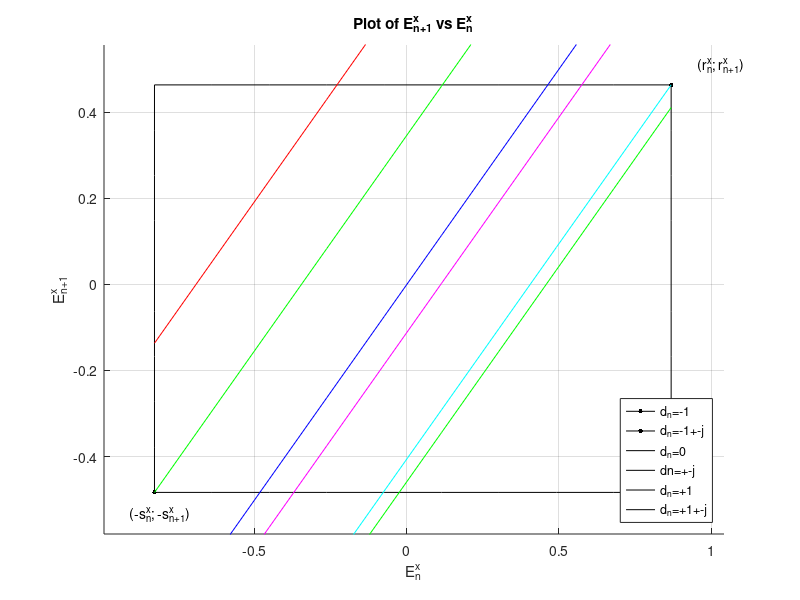
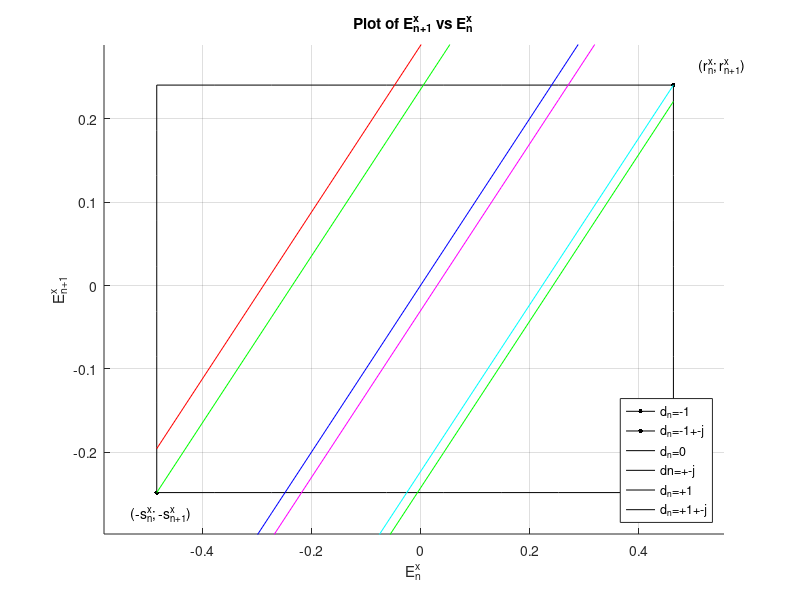

Here is the MATLAB script that generated these plots, in order:
   close all


   N  = 2;     % Number of steps in the BKM algorithm
   K  = 100;   % Number of terms to add to calculate rxn and sxn
   L  = 10;    % Number of points to plot Exn vs Exn+1


   %Calculate ln() and atan() LUTs
   n  = (1:N)';
   %d  = [0   j   -j  1-j 1   1+j -1-j -1  -1-j];
   d  = [ -1 -1-j -1+j  0  -j  +j  +1  +1-j +1-j];
   cc = ['r' 'g'  'g'  'b' 'm' 'm' 'c' 'g'  'g'];
   % d could be reduce to:
   d  = [ -1 -1+j  0  +j  +1  +1-j];
   cc = ['r' 'g'  'b' 'm' 'c' 'g'];
   dx = real(d);
   dy = imag(d);
   D  = length(d);

   % ln_lut_c es de NxD
   ln_lut_c = log( 1 + 2.^(-n) * d );

   ln_lut_x = real(ln_lut_c);
   ln_lut_r = (1/2) * log( 1 + 2.^(-n+1) * dx +  2.^(-2*n) * (dx.^2 + dy.^2) );
   ln_lut_y = imag(ln_lut_c);

   rx = zeros(N+1,1);   % rx is (N+1)x1
   sx = zeros(N+1,1);   % sx is (N+1)x1
   k  = zeros(N,K);     % k is NxK

   for n=(1:N+1);
      k(n,:)     = [zeros(1,n-1) (n:K)];
   end

   rx = sum( log( 1 + 2.^(-k) )                 .* (k>0) , 2);
   sx = sum( log( 1 - 2.^(-k+1) + 2.^(-2*k+1) ) .* (k>0) , 2) * -0.5;

   % Ex es de (N+1)xL
   Ex = linspace( -sx, rx, L );

   constant = ones(1,L);

   for n=(1:N);

      % create one figure for each step
      figure(n)
      grid on
      hold on

      % plot a big point in ( rx(n);  rx(n+1))
      plot(  rx(n)          ,  rx(n+1)                       , 'color', 'k', 'marker', '.', 'markersize', 10);
      % plot a big point in (-sx(n); -srx(n+1))
      plot( -sx(n)          , -sx(n+1)                       , 'color', 'k', 'marker', '.', 'markersize', 10);

      % plot a horizontal line on rx(n+1) and -sx(n+1)
      plot( Ex(n,:)         , constant * rx(n+1)             , 'color', 'k' );
      plot( Ex(n,:)         , constant *-sx(n+1)             , 'color', 'k' );

      % plot a vertical line on rx(n) and -sx(n)
      plot( constant * rx(n), linspace( -sx(n+1), rx(n+1), L), 'color', 'k' );
      plot( constant *-sx(n), linspace( -sx(n+1), rx(n+1), L), 'color', 'k' );

      % the previous four lines create a black box around the converge rectange R_{n,n+1}^x

      for i=(1:D);
         % create the line corresponding to d_n
         Exnp1 = Ex(n,:) - ln_lut_x(n,i);

         % plot E_{n+1}^x vs E_n^x
         plot( Ex(n,:), Exnp1, 'color', cc(i) );

         % limit the axis by the point (-sx(n); -sx(n+1) and (rx(n), rx(n+1)) with a factor or 1.2
         xlim( [-sx(n)     rx(n)    ] * 1.2 );
         ylim( [-sx(n+1)   rx(n+1)  ] * 1.2 );
      end

      % print the title, axis labels, legend and text on the border of the black box
      title (  'Plot of E_{n+1}^x vs E_n^x' );
      ylabel(  'E_{n+1}^x' );
      xlabel(  'E_n^x' );
      legend(  'd_n=-1', ...
               'd_n=-1+-j', ...
               'd_n=0', ...
               'dn=+-j', ...
               'd_n=+1', ...
               'd_n=+1+-j', ...
               'location', 'southEast');

      text( rx(n)*(1+1/10), rx(n+1)*(1+1/10), '(r_n^x; r_{n+1}^x)' )
      text(-sx(n)*(1+1/10),-sx(n+1)*(1+1/10), '(-s_n^x; -s_{n+1}^x)' )


   end
